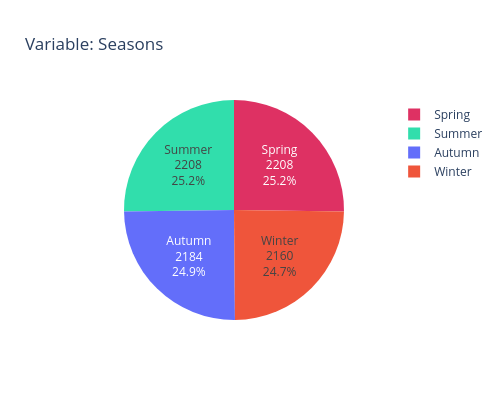
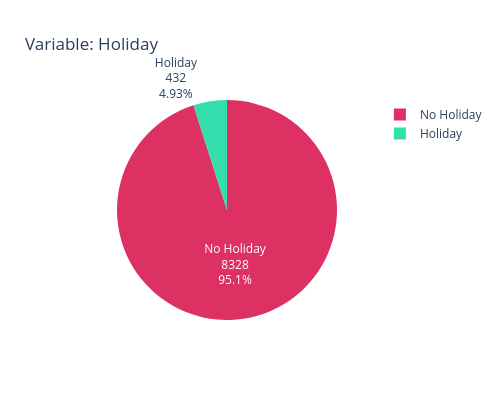
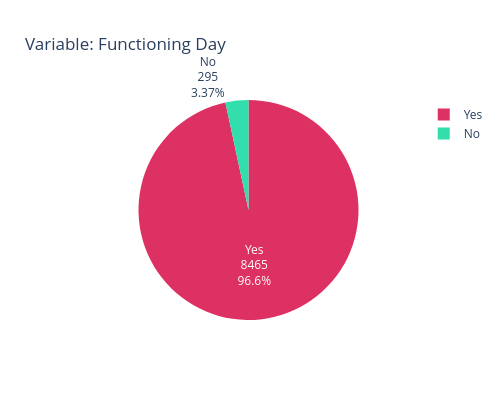
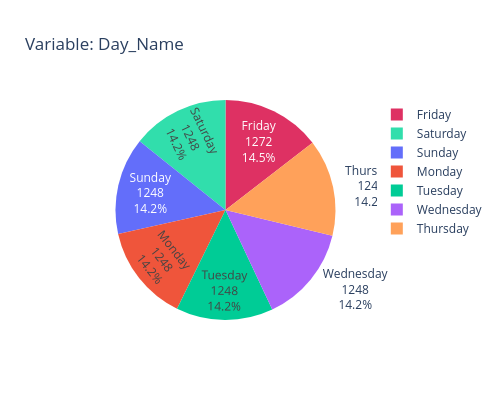

Notebook source saved alongside these figures, in order:
### Code cell
bici_analisis.plot_cat()

### Figure 1 — Plotly figure (JSON) as saved in the notebook; plotly's stock layout.template omitted (floating-point values rounded to 4 significant figures)
{"data": [{"labels": ["Spring", "Summer", "Autumn", "Winter"], "marker": {"colors": ["#de3163", "#31deac"]}, "textinfo": "label+value+percent", "type": "pie", "values": [2208, 2208, 2184, 2160]}], "layout": {"height": 400, "title": {"text": "Variable: Seasons"}, "width": 500}}

### Figure 2 — Plotly figure (JSON) as saved in the notebook; plotly's stock layout.template omitted (floating-point values rounded to 4 significant figures)
{"data": [{"labels": ["No Holiday", "Holiday"], "marker": {"colors": ["#de3163", "#31deac"]}, "textinfo": "label+value+percent", "type": "pie", "values": [8328, 432]}], "layout": {"height": 400, "title": {"text": "Variable: Holiday"}, "width": 500}}

### Figure 3 — Plotly figure (JSON) as saved in the notebook; plotly's stock layout.template omitted (floating-point values rounded to 4 significant figures)
{"data": [{"labels": ["Yes", "No"], "marker": {"colors": ["#de3163", "#31deac"]}, "textinfo": "label+value+percent", "type": "pie", "values": [8465, 295]}], "layout": {"height": 400, "title": {"text": "Variable: Functioning Day"}, "width": 500}}

### Figure 4 — Plotly figure (JSON) as saved in the notebook; plotly's stock layout.template omitted (floating-point values rounded to 4 significant figures)
{"data": [{"labels": ["Friday", "Saturday", "Sunday", "Monday", "Tuesday", "Wednesday", "Thursday"], "marker": {"colors": ["#de3163", "#31deac"]}, "textinfo": "label+value+percent", "type": "pie", "values": [1272, 1248, 1248, 1248, 1248, 1248, 1248]}], "layout": {"height": 400, "title": {"text": "Variable: Day_Name"}, "width": 500}}
